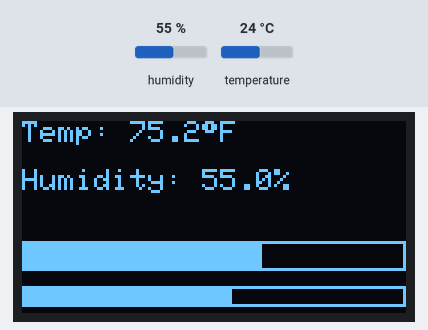
A program run on a simulated Arduino Nano ESP32. Parts: 128×64 one-colour display. The test bench sets the inputs (shaded band); at power-on: humidity 55 %, temperature 24 °C. What the program prints to the serial monitor is not drawn.

Above: at 1.2 s.
1.3 s: humidity set to 22 %
At 3.4 s:
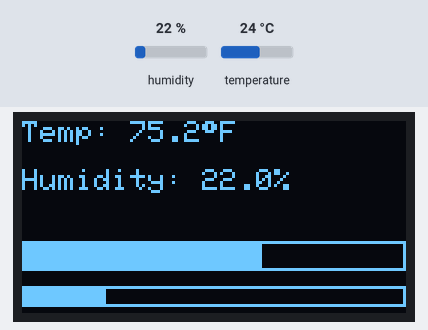
4.0 s: temperature set to 12 °C
At 5.6 s:
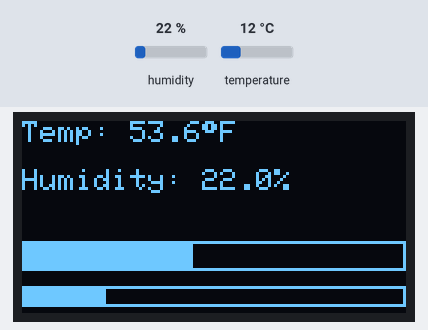
6.7 s: humidity set to 40 %
At 8.6 s:
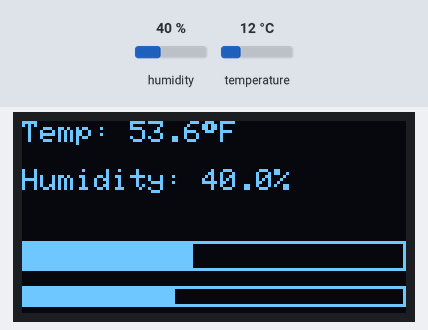
9.8 s: temperature set to 19 °C
At 10.7 s:
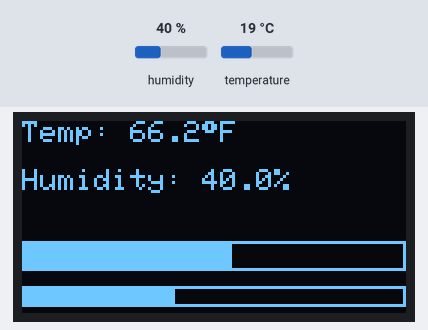
Timing chart, 0 to 12.8 s (numbered marks = the images above; inputs shaded):
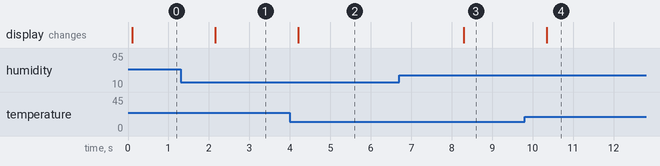

The program:

main.cpp
```cpp
#include <Arduino.h>
#include <DHT.h>
#include <Adafruit_GFX.h>
#include <Adafruit_SSD1306.h>

// -------------------- Configuration --------------------
#define DHTPIN 13
#define DHTTYPE DHT11

const int SCREEN_WIDTH = 128;
const int SCREEN_HEIGHT = 64;

// -------------------- Global Variables --------------------
float humidity = 0.0;
float temperatureF = 0.0;

// -------------------- Objects --------------------
DHT dht(DHTPIN, DHTTYPE);
Adafruit_SSD1306 display(SCREEN_WIDTH, SCREEN_HEIGHT, &Wire, -1);

// -------------------- Setup --------------------
void setup() {
  Serial.begin(115200);
  while (!Serial) delay(10); //Program will only begin once serial monitor is opened

  Serial.println("Mini Weather Station Started");

  dht.begin();

  if (!display.begin(SSD1306_SWITCHCAPVCC, 0x3C)) {
    Serial.println("OLED not detected!");
    while (true);
  }

  display.clearDisplay();
  display.setTextSize(1);
  display.setTextColor(WHITE);
  display.display();
}

// -------------------- Helper: Draw Bar Graph --------------------
void drawBar(int x, int y, int width, int height, float value, float maxVal) {
  display.drawRect(x, y, width, height, WHITE); // Outline
  int fillWidth = (int)((value / maxVal) * width);
  fillWidth = constrain(fillWidth, 0, width);  // Prevent overflow
  display.fillRect(x, y, fillWidth, height, WHITE); // Filled portion
}

// -------------------- Loop --------------------
void loop() {
  temperatureF = (dht.readTemperature() * 1.8) + 32;
  humidity = dht.readHumidity();

  Serial.print("Temp: "); Serial.print(temperatureF, 1); Serial.print(" F\t");
  Serial.print("Humidity: "); Serial.println(humidity, 1);

  if (isnan(temperatureF) || isnan(humidity)) {
    Serial.println("Failed to read from DHT sensor!");
    delay(2000);
    return;
  }


  // Print to Serial
  Serial.print("Temp: "); Serial.print(temperatureF, 1); Serial.print(" F\t");
  Serial.print("Humidity: "); Serial.println(humidity, 1);

  // Display on OLED
  display.clearDisplay();

  // ---- Temperature ----
  display.setCursor(0, 0);
  display.print("Temp: ");
  display.print(temperatureF, 1);
  display.write(247); // Degree symbol
  display.print("F");

  // ---- Humidity ----
  display.setCursor(0, 16);//16 is the minimum x position where humidity appears fully blue
  display.print("Humidity: ");
  display.print(humidity, 1);
  display.println("%");

  // ---- Bar graphs ----
  // Dynamic scaling: temperature 0–120°F, humidity 0–100%
  drawBar(0, 40, 128, 10, temperatureF, 120); // temperature bar
  drawBar(0, 55, 128, 7, humidity, 100);      // humidity bar

  display.display();

  delay(2000);
}
```

Measured:
- after the input at 1.3 s, the display: changes after 0.85 s (image 1)
- after the input at 4.0 s, the display: changes after 0.20 s (image 2)
- after the input at 6.7 s, the display: changes after 1.6 s (image 3)
- after the input at 9.8 s, the display: changes after 0.55 s (image 4)
